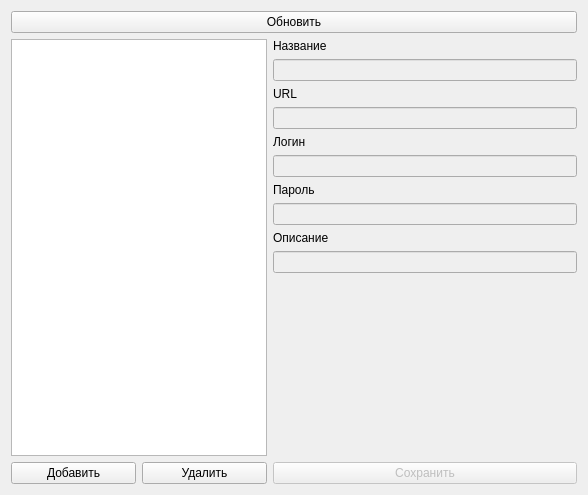
<?xml version="1.0" encoding="UTF-8"?>
<ui version="4.0">
 <class>PassMngrStorage</class>
 <widget class="QWidget" name="PassMngrStorage">
  <property name="geometry">
   <rect>
    <x>0</x>
    <y>0</y>
    <width>588</width>
    <height>495</height>
   </rect>
  </property>
  <property name="windowTitle">
   <string>Form</string>
  </property>
  <layout class="QVBoxLayout" name="verticalLayout">
   <item>
    <widget class="QPushButton" name="btnUpdate">
     <property name="text">
      <string>Обновить</string>
     </property>
    </widget>
   </item>
   <item>
    <layout class="QGridLayout" name="gridLayout">
     <item row="0" column="0" colspan="2">
      <widget class="QTableView" name="tableView"/>
     </item>
     <item row="1" column="0">
      <widget class="QPushButton" name="btnPassAdd">
       <property name="text">
        <string>Добавить</string>
       </property>
      </widget>
     </item>
     <item row="1" column="1">
      <widget class="QPushButton" name="btnPassDel">
       <property name="text">
        <string>Удалить</string>
       </property>
      </widget>
     </item>
     <item row="0" column="2" rowspan="2">
      <layout class="QGridLayout" name="gridLayout_2">
       <item row="10" column="0">
        <spacer name="verticalSpacer">
         <property name="orientation">
          <enum>Qt::Vertical</enum>
         </property>
         <property name="sizeHint" stdset="0">
          <size>
           <width>20</width>
           <height>40</height>
          </size>
         </property>
        </spacer>
       </item>
       <item row="0" column="0">
        <widget class="QLabel" name="label">
         <property name="enabled">
          <bool>true</bool>
         </property>
         <property name="text">
          <string>Название</string>
         </property>
        </widget>
       </item>
       <item row="3" column="0">
        <widget class="QLineEdit" name="lePassURL">
         <property name="enabled">
          <bool>false</bool>
         </property>
        </widget>
       </item>
       <item row="9" column="0">
        <widget class="QLineEdit" name="lePassDescr">
         <property name="enabled">
          <bool>false</bool>
         </property>
        </widget>
       </item>
       <item row="1" column="0">
        <widget class="QLineEdit" name="lePassName">
         <property name="enabled">
          <bool>false</bool>
         </property>
        </widget>
       </item>
       <item row="2" column="0">
        <widget class="QLabel" name="label_2">
         <property name="enabled">
          <bool>true</bool>
         </property>
         <property name="text">
          <string>URL</string>
         </property>
        </widget>
       </item>
       <item row="4" column="0">
        <widget class="QLabel" name="label_3">
         <property name="enabled">
          <bool>true</bool>
         </property>
         <property name="text">
          <string>Логин</string>
         </property>
        </widget>
       </item>
       <item row="6" column="0">
        <widget class="QLabel" name="label_4">
         <property name="enabled">
          <bool>true</bool>
         </property>
         <property name="text">
          <string>Пароль</string>
         </property>
        </widget>
       </item>
       <item row="7" column="0">
        <widget class="QLineEdit" name="lePassPassword">
         <property name="enabled">
          <bool>false</bool>
         </property>
        </widget>
       </item>
       <item row="5" column="0">
        <widget class="QLineEdit" name="lePassLogin">
         <property name="enabled">
          <bool>false</bool>
         </property>
        </widget>
       </item>
       <item row="11" column="0">
        <widget class="QPushButton" name="btnPassSave">
         <property name="enabled">
          <bool>false</bool>
         </property>
         <property name="text">
          <string>Сохранить</string>
         </property>
        </widget>
       </item>
       <item row="8" column="0">
        <widget class="QLabel" name="label_5">
         <property name="enabled">
          <bool>true</bool>
         </property>
         <property name="text">
          <string>Описание</string>
         </property>
        </widget>
       </item>
      </layout>
     </item>
    </layout>
   </item>
  </layout>
 </widget>
 <resources/>
 <connections/>
</ui>
